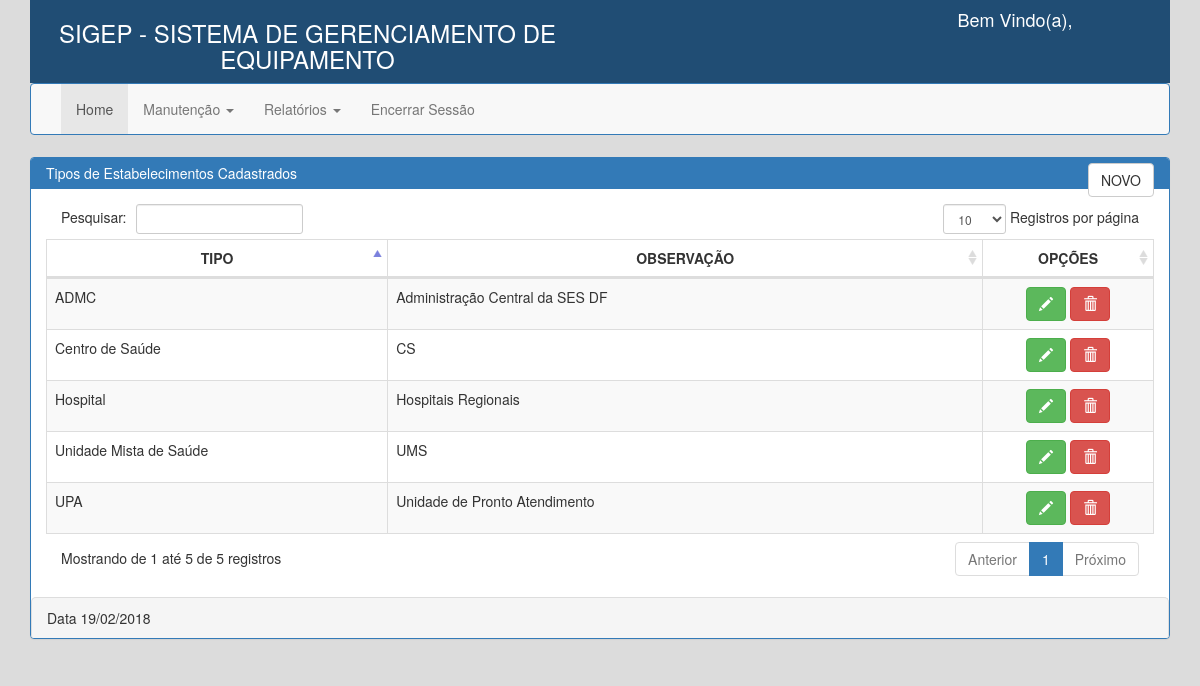
The page /view/tipo_estabelecimento/listaTipoEstabelecimento.php on the database its author committed.
### tables this page shows
CREATE TABLE `tb_tipo_estabelecimento` (
  `id_tipo_estabelecimento` int(11) NOT NULL,
  `tipo` varchar(150) DEFAULT NULL,
  `obs_tipo` varchar(250) DEFAULT NULL
);

### Model/Conexao.class.php (called while the page is built, shortened)
<?php
class Conexao{
	public $dbType = "mysql";
	public $host = "10.86.0.8";
	public $user = "sesdf";
	public $senha = "sesdf2017";
	public $db = "db_equipamentos";
	public $persistent = false;
	public function getConnection(){
		try{
			$this->con = new PDO($this->dbType.":host=".$this->host.";dbname=".$this->db, $this->user, $this->senha,
			array( PDO::ATTR_PERSISTENT => $this->persistent ) );
			return $this->con;
		}catch ( PDOException $ex ){ echo "Erro: ".$ex->getMessage(); }
	}
}
?>

### Model/TipoEstabDAO.php (called while the page is built, shortened)
<?php
if(!in_array('Conexao', get_declared_classes()) ) {
	require_once('Conexao.class.php');
}
class TipoEstabDAO extends Conexao{
	public $conex = null;
	public function TipoEstabDAO(){
		$this->conex = Conexao :: getConnection();
	}
	public function listar() {
		try {
			$this->conex->beginTransaction();
			$stmt = $this->conex->prepare("SELECT * FROM tb_tipo_estabelecimento");
			$stmt->execute();
			$this->conex->commit();
			$this->conex = null;
			return $stmt;
			$this->conex = Conexao :: Close();
		} catch (PDOException $ex) {
			echo "Erro: " . $ex->getMessage();
		}
	}
}

### view/tipo_estabelecimento/listaTipoEstabelecimento.php (the view, shortened to what this page needs)
<!DOCTYPE html>
<html>
    <head>
       <link href="../css/bootstrap.css" rel="stylesheet">
        <link href="../css/bootstrap.min.css" rel="stylesheet">
        <link href="../css/style.css" rel="stylesheet">
        <link rel="stylesheet" type="text/css" href="../css/dist/sweetalert.css">
        <link href="../css/bootstrap.css" rel="stylesheet">
        <link href="../css/style.css" rel="stylesheet">
        <link rel="stylesheet" type="text/css" href="../css/dist/sweetalert.css">
    </head>
    <body>
        <?php
        include_once '../../Model/session.php';
        include_once '../menu.php';
        ?>
        <div class="container">
            <div class="row-fluid">
                <div class="panel panel-primary">
                    <div class="panel-heading">Tipos de Estabelecimentos Cadastrados
                    	<input type="button" style="float: right;" class="btn btn-default" value="NOVO" accesskey=""onclick="window.location = 'formTipoEstabelecimento.php'" title="Cadastrar nova Região">
                     </div>
                    <div class="panel-body">
                        <table  width="100%" class="table table-striped table-bordered table-hover" id="dataTables-usuario">
                            <thead>
                                <tr>
                                    <th width="300" style="text-align: center">TIPO</th>
                                    <th width="550" style="text-align: center">OBSERVAÇÃO</th>
                                    <th style="text-align: center">OPÇÕES</th>
                                </tr>
                            </thead>
                            <?php
                            include_once '../../Model/TipoEstabDAO.php';
                            $obj = new TipoEstabDAO();
                            foreach ($obj->listar() as $key){
                            	$id_tipo_estabelecimento = $key['id_tipo_estabelecimento'];
                            	$tipo = utf8_encode($key['tipo']);
                            	$obs = utf8_encode($key['obs_tipo']);
                            	echo "
                            	<tr>
                            	<td>$tipo</td>
                            	<td>$obs</td>
                            	<td width='150px' style='text-align: center'>
                            		<a title='Alterar' href='formEditarTipoEstab.php?id_tipo_estabelecimento=$id_tipo_estabelecimento' class='btn btn-success mgn-btn-dt'><i class='glyphicon glyphicon-pencil'></i></a>
                            	 	<a title='Excluir' href='../../control/executar_exclusao_tipo_estabelecimento.php?id_tipo_estabelecimento=$id_tipo_estabelecimento' class='btn btn-danger mgn-btn-dt'><i class='glyphicon glyphicon-trash'></i></a>
                            	 </td>
                            	</tr>";
                            	}
                            	?>
                        </table>
                    </div>
                    <?php $rodape = new Session(); $rodape->footer();?>
                </div>
            </div>
        </div>
    </body>
    <link href="../../resources/datatables-plugins/dataTables.bootstrap.css" rel="stylesheet">
    <link href="../../resources/datatables-responsive/dataTables.responsive.css" rel="stylesheet">
</html>

### view/menu.php (shortened to what this page needs)
    <div class="container">
        <header class="toposdi">
            <div class="row">
                <div class="col-md-6">
                        <h3 class="textobranco text-left text-center">SIGEP - SISTEMA DE GERENCIAMENTO DE EQUIPAMENTO</h3>
                </div>
                <div class="col-md-5 col-xs-5">
                    <?php
                    $usuario = $_SESSION['nome_usuario'];
                    ?>
                    <h4 class="textobranco pull-right">Bem Vindo(a), <?php echo strtoupper($usuario); ?></h4>
                </div>
            </div>
</header>
    <nav class="navbar navbar-default">
      <div class="container">
        <div id="navbar" class="navbar-collapse collapse pull-left">
          <ul class="nav navbar-nav">
            <li class="active"><a href="/view/home.php">Home</a></li>
                       <li class="dropdown">
                           <a href="#" class="dropdown-toggle" data-toggle="dropdown" role="button" aria-haspopup="true" aria-expanded="false">Manutenção <span class="caret"></span></a>
                       </li>
                       <li class="dropdown">
                          <a href="#" class="dropdown-toggle" data-toggle="dropdown" role="button" aria-haspopup="true" aria-expanded="false">Relatórios <span class="caret"></span></a>
                       </li>
               <li><a href="#" onclick="swal({   title: 'Sair?', type: 'warning', text:'Tem certeza que deseja realmente Sair?',  showCancelButton: true,   confirmButtonColor: '#DD6B55',confirmButtonText: 'SAIR', cancelButtonText: 'CANCELAR', closeOnConfirm: false}, function(){window.location.href = '/sisequipamentos/view/logout.php';});">Encerrar Sessão</a></li>
          </ul>
        </div>
      </div>
    </nav>
    <br>
    </div>

### Model/session.php (shortened to what this page needs)
<?php
class Session {
      public function footer(){
      	echo "<div class='panel-footer'> Data ". date("d/m/Y")." <h5 class='pull-right' id='demo'></h5></div> ";
      }
}

### view/css/style.css (style rules this page uses)
body { background-color: #DCDCDC; }

### rows shown on the page
tb_tipo_estabelecimento: tipo "ADMC", obs_tipo "Administração Central da SES DF"
tb_tipo_estabelecimento: tipo "UPA", obs_tipo "Unidade de Pronto Atendimento"
tb_tipo_estabelecimento: tipo "Hospital", obs_tipo "Hospitais Regionais"
tb_tipo_estabelecimento: tipo "Centro de Saúde", obs_tipo "CS"
tb_tipo_estabelecimento: tipo "Unidade Mista de Saúde", obs_tipo "UMS"
